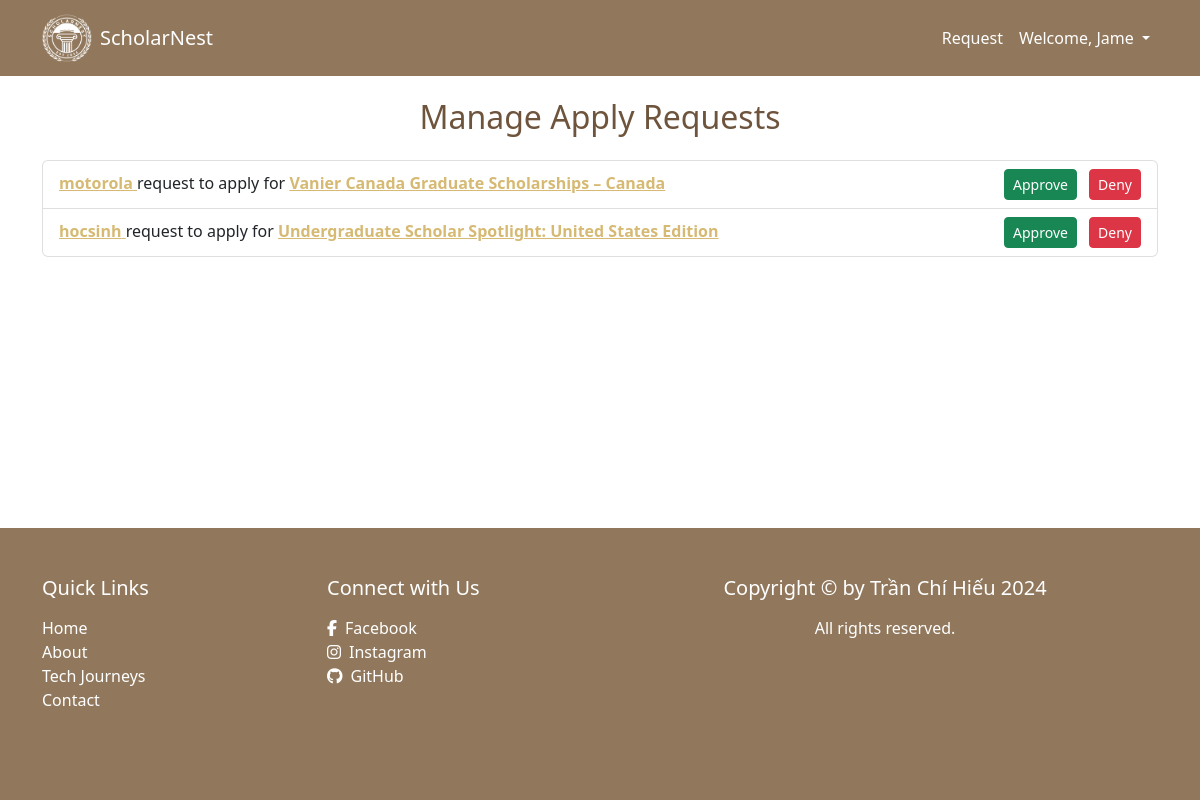
Before: /manage/requests (signed in) with the older database file.
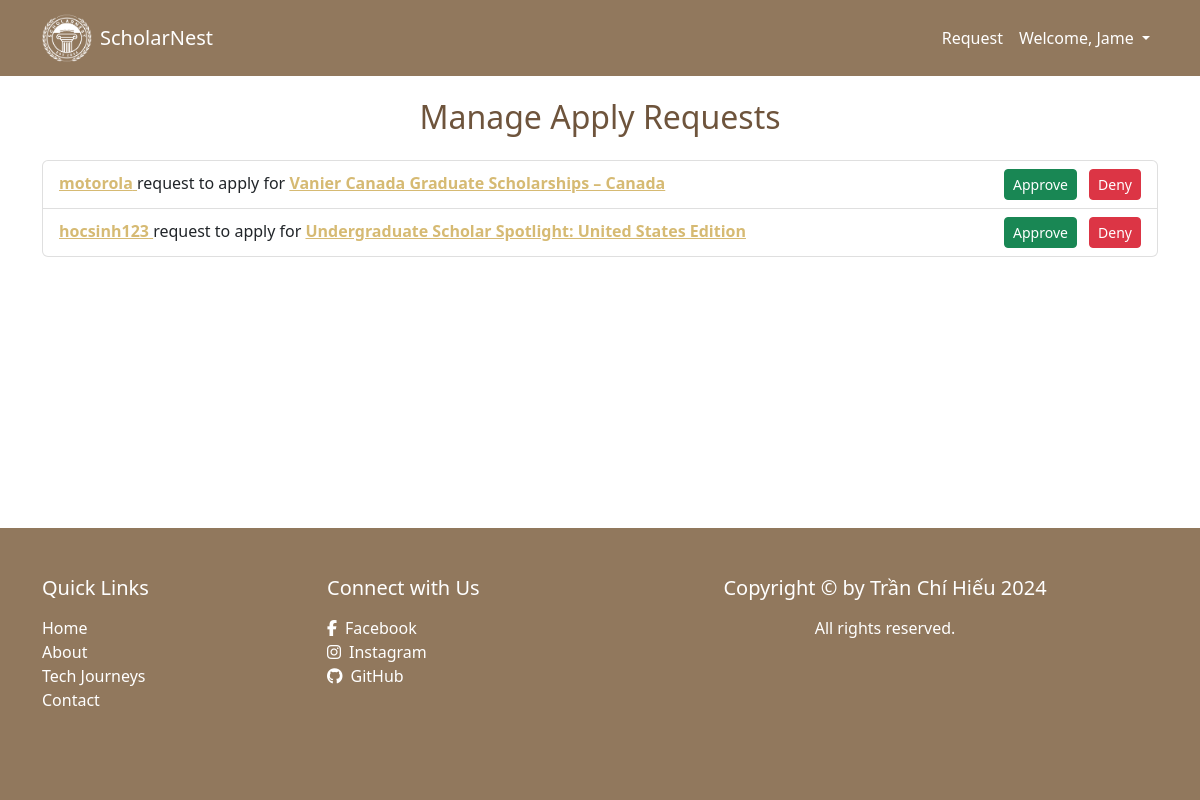
After: the same page with the newer database file.
### articles/models.py (models this page shows, shortened)
class ApplyRequest(models.Model):
    article = models.ForeignKey(Articles, on_delete=models.CASCADE, related_name="apply_requests")
    user = models.ForeignKey(settings.AUTH_USER_MODEL, on_delete=models.CASCADE)
    status = models.CharField(max_length=10,
                              choices=[('pending', 'Pending'), ('approved', 'Approved'), ('denied', 'Denied')],
                              default='pending')
    created_at = models.DateTimeField(auto_now_add=True)

class Articles(models.Model):
    user = models.ForeignKey(settings.AUTH_USER_MODEL, on_delete=models.CASCADE, blank=True, null=True,
                             related_name="articles")
    title = models.CharField(max_length=500, unique=True)
    slug = models.SlugField(blank=True, null=True)
    thumbnail = models.ImageField(upload_to="img")
    slot = models.IntegerField(blank=True, null=True)
    admission_date = models.DateField()  # ngày nhập học
    require_gpa = models.DecimalField(max_digits=3, decimal_places=2,
                              validators=[MinValueValidator(0.0), MaxValueValidator(4.0)],
                              help_text="GPA scale 0.0 - 4.0", blank=True, null=True)
    entry_language = models.CharField(max_length=50)
    entry_points = models.CharField(max_length=50)
    diploma_after_course = models.CharField(max_length=50)
    costs = models.CharField(max_length=50)
    location = CountryField()
    course_length = models.CharField(max_length=50)
    information = models.TextField()
    featured = models.BooleanField(default=False)
    category = models.ForeignKey(Category, on_delete=models.CASCADE, blank=True, null=True,
                                 related_name="articles_template")
    createdDate = models.DateTimeField(auto_now_add=True)
    updatedDate = models.DateTimeField(auto_now=True)

### project/models.py (models this page shows, shortened)
class Users(AbstractUser):
    email = models.EmailField(unique=True)
    profile_pic = models.ImageField(upload_to="p_img", blank=True, null=True)
    dateOfBirth = models.DateField(null=True, blank=True)
    address = models.CharField(max_length=50, blank=True, null=True)
    phone = models.CharField(max_length=15, null=True)
    role = models.CharField(max_length=50, blank=True, null=True)
    bio = models.TextField(blank=True, null=True)
    is_student = models.BooleanField(default=False)
    gpa = models.DecimalField(max_digits=3, decimal_places=2,
                              validators=[MinValueValidator(0.0), MaxValueValidator(4.0)],
                              help_text="GPA scale 0.0 - 4.0", blank=True, null=True)
    language_type = models.CharField(max_length=50, null=True, blank=True)
    language_score = models.CharField(max_length=50, null=True, blank=True)
    language_certificate = models.ImageField(upload_to="language_certificate", null=True)
    desired_study_country = CountryField(blank=True, null=True)
    degree_interest = models.CharField(max_length=50, blank=True, null=True)
    USERNAME_FIELD = 'email'
    REQUIRED_FIELDS = ('username',)

### articles/views.py (the view)
# urls.py: path("manage/requests", views.manage_requests, name="manage-requests"),
@login_required(login_url="signin")
def manage_requests(request):
    articles = Articles.objects.filter(user=request.user)
    requests = ApplyRequest.objects.filter(article__in=articles, status="pending").select_related("user", "article")
    return render(request, "articles_template/manage_requests.html", {"requests": requests})

### articles/templates/articles_template/manage_requests.html (shortened to what this page needs)
{% extends "base.html" %}
{% block content %}
    <div class="container mt-5">
        <h2 class="text-center mb-4" style="color: #6e543c">Manage Apply Requests</h2>
        {% if requests %}
            <div class="list-group">
                {% for req in requests %}
                    <div class="list-group-item d-flex justify-content-between align-items-center">
                        <div>
                            <p class="mb-1">
                                <a href="{% url 'view-user-profile' req.user.id %}" target="_blank" style="color: #d6ba73">
                                    <strong>{{ req.user.username }}</strong>
                                </a> request to apply for
                                <a href="{% url 'detail' req.article.slug %}" target="_blank" style="color: #d6ba73">
                                    <strong>{{ req.article.title }}</strong>
                                </a>
                        </div>
                        <form method="POST" action="{% url 'update-request-status' req.id %}">
                            <button name="status" value="approved" class="btn btn-success btn-sm me-2">Approve</button>
                            <button name="status" value="denied" class="btn btn-danger btn-sm">Deny</button>
                        </form>
                    </div>
                {% endfor %}
            </div>
        {% else %}
            <div class="alert alert-warning text-center" role="alert">
                No pending requests. Go back to <a href="{% url 'index' %}">Home Page</a>
            </div>
        {% endif %}
    </div>
{% endblock %}

Changed rows visible on the page:
changed through a linked row, ApplyRequest "Undergraduate Scholar Spotlight: United States Edition": user.username "hocsinh" → "hocsinh123"
